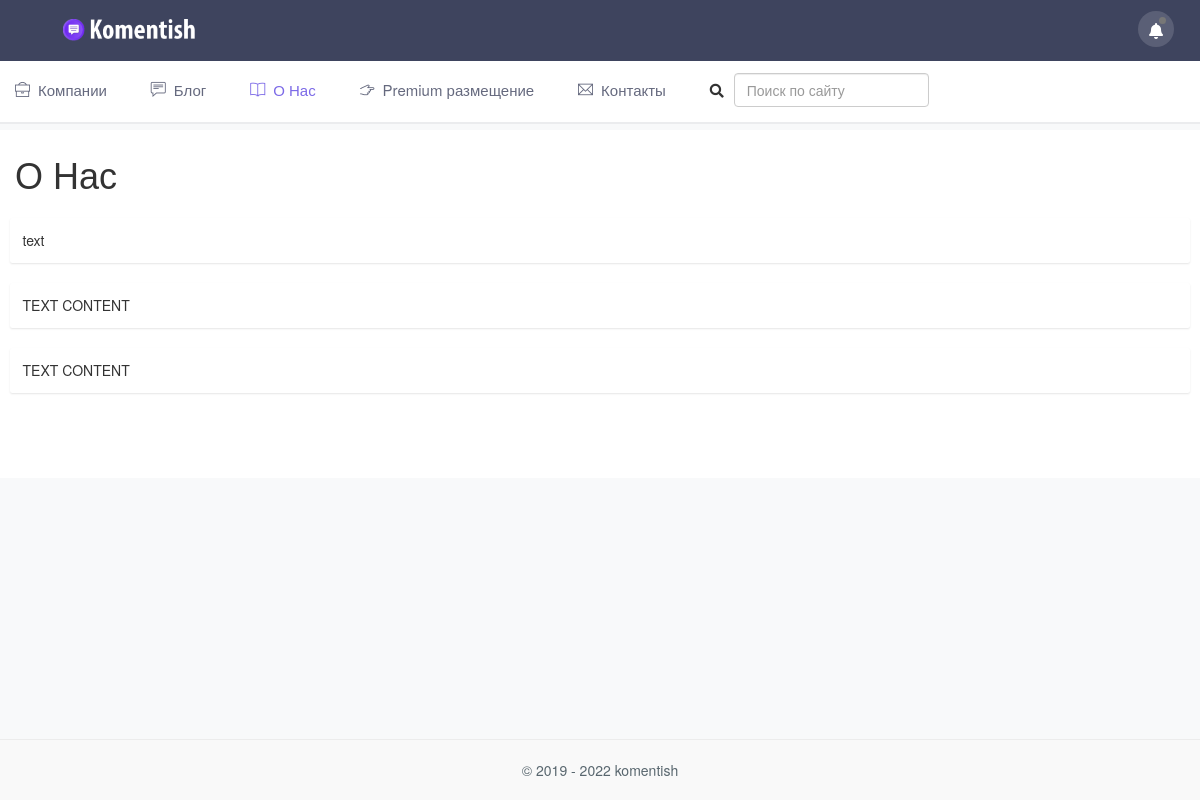
/about, run on the app's committed database.
### models.py (models this page shows, shortened)
class AboutUs(db.Model):
    id = db.Column(db.Integer, primary_key=True)
    content = db.Column(db.Text)

### view.py (the view)
@app.route('/about')
def about():
    about = AboutUs.query.all()
    return render_template('about.html', about=about)

### templates/about.html (shortened to what this page needs)
{% extends 'base.html' %}
{% block content %}
<div class="row">
                <div class="col-sm-12">
                    <div class="page-title-box">
                        <div class="row align-items-center">
                            <div class="col-md-8">
                                <h1 class="page-title m-0">О Нас</h1>
                            </div>
                        </div>
                    </div>
                </div>
            </div>
            <div class="row">
                <div class="col-xl-12">
                            {% for i in about %}
                                <div class="card">
                                    <div class="card-body">
                                        {{ i.content | safe }}
                                    </div>
                                </div>
                            {% endfor %}
                </div>
            </div>
{% endblock %}

### static/assets/css/style.css (style rules this page uses)
body { background: #f8f9fa; font-family: "Nunito", sans-serif; margin: 0; font-size: 14px; }
html { overflow-x: hidden; position: relative; min-height: 100%; background: #f8f9fa; }
h1, h2, h3, h4, h5, h6 { color: #3e445e; font-weight: bold; margin: 10px 0; }
h1 { line-height: 43px; font-size: 36px; }
* { outline: none !important; }
.row { margin-right: -10px; margin-left: -10px; }
.col, .col-1, .col-10, .col-11, .col-12, .col-2, .col-3, .col-4, .col-5, .col-6, .col-7, .col-8, .col-9, .col-auto, .col-lg, .col-lg-1, .col-lg-10, .col-lg-11, .col-lg-12, .col-lg-2, .col-lg-3, .col-lg-4, .col-lg-5, .col-lg-6, .col-lg-7, .col-lg-8, .col-lg-9, .col-lg-auto, .col-md, .col-md-1, .col-md-10, .col-md-11, .col-md-12, .col-md-2, .col-md-3, .col-md-4, .col-md-5, .col-md-6, .col-md-7, .col-md-8, .col-md-9, .col-md-auto, .col-sm, .col-sm-1, .col-sm-10, .col-sm-11, .col-sm-12, .col-sm-2, .col-sm-3, .col-sm-4, .col-sm-5, .col-sm-6, .col-sm-7, .col-sm-8, .col-sm-9, .col-sm-auto, .col-xl, .col-xl-1, .col-xl-10, .col-xl-11, .col-xl-12, .col-xl-2, .col-xl-3, .col-xl-4, .col-xl-5, .col-xl-6, .col-xl-7, .col-xl-8, .col-xl-9, .col-xl-auto { padding-left: 10px; padding-right: 10px; }
.m-0 { margin: 0px !important; }
.card { border: none; -webkit-box-shadow: 0px 1px 2px 0px rgba(0, 0, 0, 0.1); box-shadow: 0px 1px 2px 0px rgba(0, 0, 0, 0.1); margin-bottom: 20px; }
body { padding-bottom: 65px; }
.page-title-box { padding: 24px 0px; }

### data on the page
AboutUs: content "text"
AboutUs: content "TEXT CONTENT"
AboutUs: content "TEXT CONTENT"
